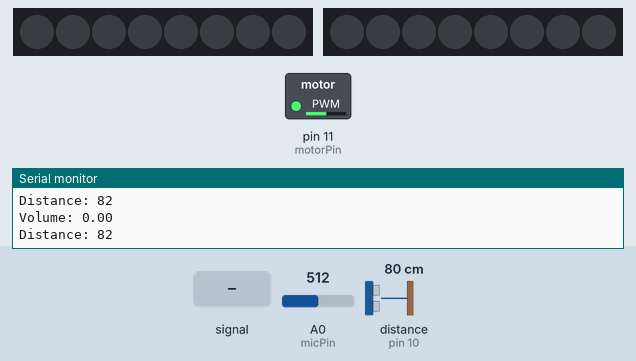
This sketch was run on a simulated Arduino Uno, built with avr-gcc and run on an emulated ATmega328P. On the bench: 2 × 8 RGB LEDs in strip order, left to right, switched loads named in the sketch (green lamp = pin HIGH), the last lines printed to the serial monitor. Wiring (inferred from the names in the program): ultrasonic range finder: trigger pin 9; echo pin 10. The test bench sets the inputs (shaded band); at power-on: A0 (micPin) = 512, distance to the obstacle (sensor on pin 10) 80 cm. The echo pulse lasts 58.3 µs per cm; random numbers use the default seed unless the sketch sets one; pins used as bus, display or sensor lines are not drawn.

Above: at 4.1 s.
4.2 s: A0 (micPin) set to 716
5.7 s: A0 (micPin) fed a 1000 Hz sine of ±255 counts around its level
8.9 s: A0 (micPin) fed a 2 Hz sine of ±306 counts around its level
At 15.3 s:
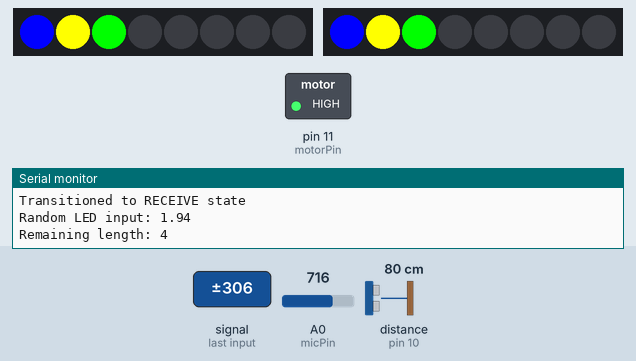
At 18.0 s:
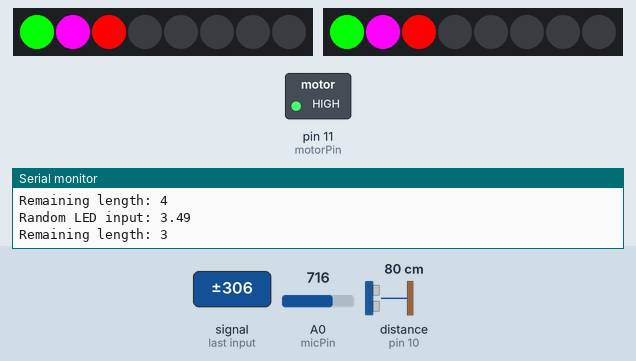
Timing chart, 0 to 19.1 s (numbered marks = the images above; inputs shaded):
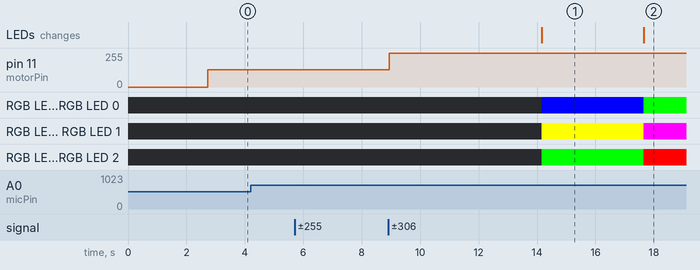

The sketch:

codex.ino
```cpp
#include <Adafruit_NeoPixel.h>
#include <Ultrasonic.h>

#define IDLE_STATE 0
#define LISTEN_STATE 1
#define TRANSMIT_STATE 2
#define RECEIVE_STATE 3

#define LOOP_DELAY 500
#define LED_DELAY 3000

#define MOTOR_SLOW 128
#define MOTOR_FAST 255
#define MOTOR_STOP 0
#define MOTOR_DELAY 5

#define VOLUME_THRESHOLD 1.0

#define NUMPIXELS 8

// ************ PIN DEFINITIONS ************************************************************

// Ultrasonic sensor
const int trigPin = 9; //PWM
const int echoPin = 10; //PWM

// Motor output
const int motorPin = 11; //PWM

// Mic sensor
const int micPin = 0; //Analog

// LEDs
const int ledPin = 6; // Digital IO for LED control
const int ledPin2 = 5;


// ************ VAR DEFINITIONS ************************************************************

// Ultrasonic sensor
Ultrasonic ultrasonic(trigPin, echoPin);
int currentRange = 0;   // 0:stop, 1:mid speed, 2: full speed
int previousRange = 0;  // buffer to compare new and old value
int rangeCount = 0;     // counter to wait between transitions

// Motor output
int currentSpeed = 0;

// Mic sensor
bool currentSpeech = false;
bool previousSpeech = false;
int speechCount = 0;
int speechLength = 0;

// LEDs
Adafruit_NeoPixel pixels = Adafruit_NeoPixel(NUMPIXELS, ledPin, NEO_GRB + NEO_KHZ800);
Adafruit_NeoPixel pixels2 = Adafruit_NeoPixel(NUMPIXELS, ledPin2, NEO_GRB + NEO_KHZ800);

int r0, g0, b0;
int r1, g1, b1;
int r2, g2, b2;
int r3, g3, b3;

// Finite State Machine
unsigned int state;

// ************ MAIN CODE ************************************************************

void setup() {

  // Debugging
  Serial.begin(9600); // Starts the serial communication
  while (!Serial);    // Wait here until serial port is readys

  // Ultrasonic sensor
  pinMode(trigPin, OUTPUT); // Sets the trigPin as an Output
  pinMode(echoPin, INPUT); // Sets the echoPin as an Input

  // Motor
  pinMode(motorPin, OUTPUT);

  // LEDs
  pixels.begin(); // This initializes the NeoPixel library.
  pixels2.begin();
  randomSeed(analogRead(1)); // This initialises the random number generator for LEDs input

  // Finite State Machine
  state = IDLE_STATE;

  // Initialisation messages
  Serial.println("FSM initialised to state 0 (IDLE_STATE)");
  Serial.println("Range initialised to 0 (NO USER)");
  Serial.println("Motor speed initialised to 0 (MOTOR STOP)");
}

void loop() {

  //Serial.print("Current state: ");
  //Serial.println(state);

  switch (state)
  {

    // IDLE - Check for presence of user - If present go to state 1 to start motor, otherwise do nothing
    case IDLE_STATE:

      // Turn off motor
      motorStop();

      // Check if user is here - if there is a user go to LISTEN state
      detectRange();

      break;

    // LISTEN - User detected, check for start of speech - If speech started, go to state 2 to increase motor speed
    case LISTEN_STATE:

      // Set speed of motor to SLOW
      motorSlow();

      // Detect beginning of speech
      detectSpeechStart();

      // Check if user leaves - if he does go back to IDLE state, otherwise stay in LISTEN
      detectRange();

      break;

    // TRANSMIT - User detected, speech started, check for end of speech - If speech ended, go to state 3 to activate LEDs
    case TRANSMIT_STATE:

      // Set speed of motor to FAST
      motorFast();

      // Track length of message
      if (currentSpeech == true) {
        speechLength++;
      }
      else speechLength = 0;

      // Detect end of speech
      detectSpeechStop();

      break;

    // RECEIVE - User detected, end of speech detected - If user stays, go to state 1, otherwise go to state 0
    case RECEIVE_STATE:

      // Wait before activating LEDs
      delay(LED_DELAY);

      // Activate LED
      activateLEDs();

      break;

  }

  delay(LOOP_DELAY);

}


// ************ CUSTOM FUNCTIONS ************************************************************

int getDistance() {

  int distance;
  distance = ultrasonic.distanceRead();

  // Prints the distance on the Serial Monitor
  Serial.print("Distance: ");
  Serial.println(distance);

  // map the result of the distance to speed range
  if (distance > 150) {
    return 0;
  }
  else if (distance > 100) {
    return 1;
  }
  else if (distance > 50) {
    return 2;
  }

}

double getVolume() {

  const int sampleWindow = 50; // Sample window width in mS (50 mS = 20Hz)
  unsigned int sample;

  unsigned long startMillis = millis(); // Start of sample window
  unsigned int peakToPeak = 0;   // peak-to-peak level

  unsigned int signalMax = 0;
  unsigned int signalMin = 1024;

  // collect data for 50 mS
  while (millis() - startMillis < sampleWindow)
  {
    sample = analogRead(micPin);
    if (sample < 1024)  // toss out spurious readings
    {
      if (sample > signalMax)
      {
        signalMax = sample;  // save just the max levels
      }
      else if (sample < signalMin)
      {
        signalMin = sample;  // save just the min levels
      }
    }
  }
  peakToPeak = signalMax - signalMin;  // max - min = peak-peak amplitude
  double volts = (peakToPeak * 5.0) / 1024;  // convert to volts

  return volts;
}

void motorStop() {
  // Turn motor off
  if (currentSpeed != MOTOR_STOP) {
    Serial.print("Decreasing motor speed to STOP (current speed: ");
    Serial.print(currentSpeed);
    Serial.println(")");
    for (int x = currentSpeed; x >= MOTOR_STOP; x--) {
      analogWrite(motorPin, x);
      delay(MOTOR_DELAY);
    }
    currentSpeed = MOTOR_STOP;
  }
}

void motorSlow() {
  // Set motor to low-medium speed (check first it we are slowing down or speeding up from previous speed)
  // If current motor speed higher than slow setting, ramp down speed
  if (currentSpeed != MOTOR_SLOW) {
    if (currentSpeed > MOTOR_SLOW) {
      Serial.print("Increasing motor speed to SLOW (current speed: ");
      Serial.print(currentSpeed);
      Serial.println(")");
      for (int x = currentSpeed; x >= MOTOR_SLOW; x--) {
        analogWrite(motorPin, x);
        delay(MOTOR_DELAY);
      }
      currentSpeed = MOTOR_SLOW;
    }
    // Else (i.e. current motor speed lower than slow setting), ramp up speed
    else {
      Serial.print("Decreasing motor speed to SLOW (current speed: ");
      Serial.print(currentSpeed);
      Serial.println(")");
      for (int x = currentSpeed; x <= MOTOR_SLOW; x++) {
        analogWrite(motorPin, x);
        delay(MOTOR_DELAY);
      }
      currentSpeed = MOTOR_SLOW;
    }
  }
}

void motorFast() {
  // Increase speed of motor to high speed
  if (currentSpeed != MOTOR_FAST) {
    Serial.print("Increasing motor speed to FAST (current speed: ");
    Serial.print(currentSpeed);
    Serial.println(")");
    for (int x = currentSpeed; x <= MOTOR_FAST; x++) {
      analogWrite(motorPin, x);
      delay(MOTOR_DELAY);
    }
    currentSpeed = MOTOR_FAST;
  }
}

void detectSpeechStart() {

  // Detect sound level
  double newVolume;
  newVolume = getVolume();
  Serial.print("Volume: ");
  Serial.println(newVolume);

  // Convert voltage into speaking/not speaking result
  bool newSpeech;
  if (newVolume >= VOLUME_THRESHOLD) {
    newSpeech = true;
  }
  else {
    newSpeech = false;
  }

  if (newSpeech == previousSpeech) {
    speechCount++;
  }
  else {
    speechCount = 0;
  }

  if (speechCount == 3) {
    if (newSpeech != currentSpeech) {
      // update speech value
      currentSpeech = newSpeech;
      if (currentSpeech == true) {
        Serial.print("Started speaking... (");
        Serial.print(newVolume);
        Serial.println(")");
        state = TRANSMIT_STATE;
        Serial.print("Transitioned to TRANSMIT state");
        //motorFast();
        //speechLength = 3;
      }
    }
    speechCount = 0;
  }
  previousSpeech = newSpeech;

  //  Serial.print("speechCount: ");
  //  Serial.println(speechCount);
}

void detectSpeechStop() {
  //
  //  Serial.print("previousSpeech: ");
  //  Serial.println(previousSpeech);

  // Detect sound level
  double newVolume;
  newVolume = getVolume();
  Serial.print("Volume: ");
  Serial.println(newVolume);

  // Convert voltage into speaking/not speaking result
  bool newSpeech;
  if (newVolume >= VOLUME_THRESHOLD) {
    newSpeech = true;
  }
  else {
    newSpeech = false;
  }

  if (newSpeech == previousSpeech) {
    speechCount++;
  }
  else {
    speechCount = 0;
  }

  if (speechCount == 3) {
    //Serial.println("Counter threshold reached");
    if (newSpeech != currentSpeech) {
      // update speech value
      //Serial.println("Updating current speech value");
      currentSpeech = newSpeech;
      if (currentSpeech == false) {
        Serial.print("Stopped speaking... (");
        Serial.print(newVolume);
        Serial.println(")");
        state = RECEIVE_STATE;
        Serial.println("Transitioned to RECEIVE state");
      }
    }
    speechCount = 0;
  }
  previousSpeech = newSpeech;

  //  Serial.print("speechCount: ");
  //  Serial.println(speechCount);
  //  Serial.print("currentSpeech: ");
  //  Serial.println(currentSpeech);
}

void activateLEDs() {

  //Serial.println("Activating LED pattern");

  double randomInput = random(110,490)/100.0;
  Serial.print("Random LED input: ");
  Serial.println(randomInput);

  Serial.print("Remaining length: ");
  Serial.println(speechLength);

  pixels.setPixelColor(0, input_to_color0 (randomInput));
  pixels.setPixelColor(1, input_to_color1());
  pixels.setPixelColor(2, input_to_color2());
  pixels.setPixelColor(3, input_to_color3());

  pixels2.setPixelColor(0, input_to_color0 (randomInput));
  pixels2.setPixelColor(1, input_to_color1());
  pixels2.setPixelColor(2, input_to_color2());
  pixels2.setPixelColor(3, input_to_color3());

  pixels.show(); // This sends the updated pixel color to the hardware
  pixels2.show();

  if (speechLength > 0) {
    speechLength--;
  }

  if (speechLength == 0) {
    // Go back to LISTEN state
    state = LISTEN_STATE;
    Serial.print("Transitioned to LISTEN state");
    colorWipe(pixels.Color(0, 0, 0), 50);
    colorWipe(pixels2.Color(0, 0, 0), 50);
  }

}

// Fill the dots one after the other with a color
void colorWipe(uint32_t c, uint8_t wait) {
  for(uint16_t i=0; i<pixels.numPixels(); i++) {
    pixels.setPixelColor(i, c);
    pixels.show();
    pixels2.setPixelColor(i, c);
    pixels2.show();
    delay(wait);
  }
}

void detectRange() {

  //Serial.print("Current range: ");
  //Serial.println(currentRange);

  // Detect presence and/or distance of user
  int newRange;
  newRange = getDistance();
  if (newRange == previousRange) {
    rangeCount++;
  }
  else {
    rangeCount = 0;
  }
  if (rangeCount == 3 ) {
    if (newRange != currentRange) {
      // update range value
      currentRange = newRange;
      Serial.print("New range detected: ");
      Serial.println(currentRange);
      // transition to corresponding state
      if (currentRange == 0) {
        state = IDLE_STATE;
        Serial.println("Transitioned to IDLE state");
      }
      if (currentRange >= 1) {
        state = LISTEN_STATE;
        Serial.println("Transitioned to LISTEN state");
      }
      //state = currentRange;
    }
    rangeCount = 0;
  }
  previousRange = newRange;
}

uint32_t input_to_color0(double input) {
  r0 = input_to_r0(input);
  g0 = input_to_g0(input);
  b0 = input_to_b0(input);

  return pixels.Color(r0, g0, b0);
}


int input_to_r0(double input) {
  if (input < 3.0) {
    return 0;
  }
  else if (input < 4) {
    return map(input, 3, 4, 0, 255);
  }
  else if (input < 5) {
    return 255;
  }
  else {
    return 0;
  }
}

int input_to_g0(double input) {
  if (input < 1) {
    return 0;
  }
  else if (input < 2) {
    return map(input, 1, 2, 0, 255);
  }
  else if (input < 4) {
    return 255;
  }
  else if (input < 5) {
    return map(input, 4, 5, 255, 0);
  }
  else {
    return 0;
  }
}

int input_to_b0(double input) {
  if (input < 1) {
    return 255;
  }
  else if (input < 2) {
    return 255;
  }
  else if (input < 3) {
    return map(input, 2, 3, 255, 0);
  }
  else {
    return 0;
  }
}

uint32_t input_to_color1() {
  int r1 = 255 - r0;
  int g1 = 255 - g0;
  int b1 = 255 - b0;

  return pixels.Color(r1, g1, b1);
}

uint32_t input_to_color2() {
  int r2 = g0;
  int g2 = b0;
  int b2 = r0;

  return pixels.Color(r2, g2, b2);
}

uint32_t input_to_color3() {
  int r3 = b1;
  int g3 = r1;
  int b3 = g1;

  return pixels.Color(r3, g3, b3);
}
```

Ultrasonic.h
```cpp
// (licence header left out)
#ifndef Ultrasonic_h
#define Ultrasonic_h

/*
 * Values of divisors
 */
#define CM 28
#define INC 71

class Ultrasonic {
  public:
    Ultrasonic(uint8_t sigPin) : Ultrasonic(sigPin, sigPin) {};
    Ultrasonic(uint8_t trigPin, uint8_t echoPin, unsigned long timeOut = 20000UL);
    unsigned int distanceRead();
    unsigned int distanceRead(uint8_t und);
    void setTimeout(unsigned long timeOut) {timeout = timeOut;}

  private:
    uint8_t trig;
    uint8_t echo;
    boolean threePins = false;
    unsigned long timeout;
    unsigned int timing();
};

#endif // Ultrasonic_h
```

Measured:
- after the input at 8.9 s, RGB LED 0, RGB LED 0: off → RGB(0, 0, 255) after 5.3 s, → RGB(0, 255, 0) 3.5 s later; RGB LED 1, RGB LED 1: off → RGB(255, 255, 0) after 5.3 s, → RGB(255, 0, 255) 3.5 s later; RGB LED 2, RGB LED 2: off → RGB(0, 255, 0) after 5.3 s, → RGB(255, 0, 0) 3.5 s later; the LEDs: change after 5.3 s (image 1)
- what the display in image 1 shows lasts 3.5 s, from 14.2 s to 17.7 s
